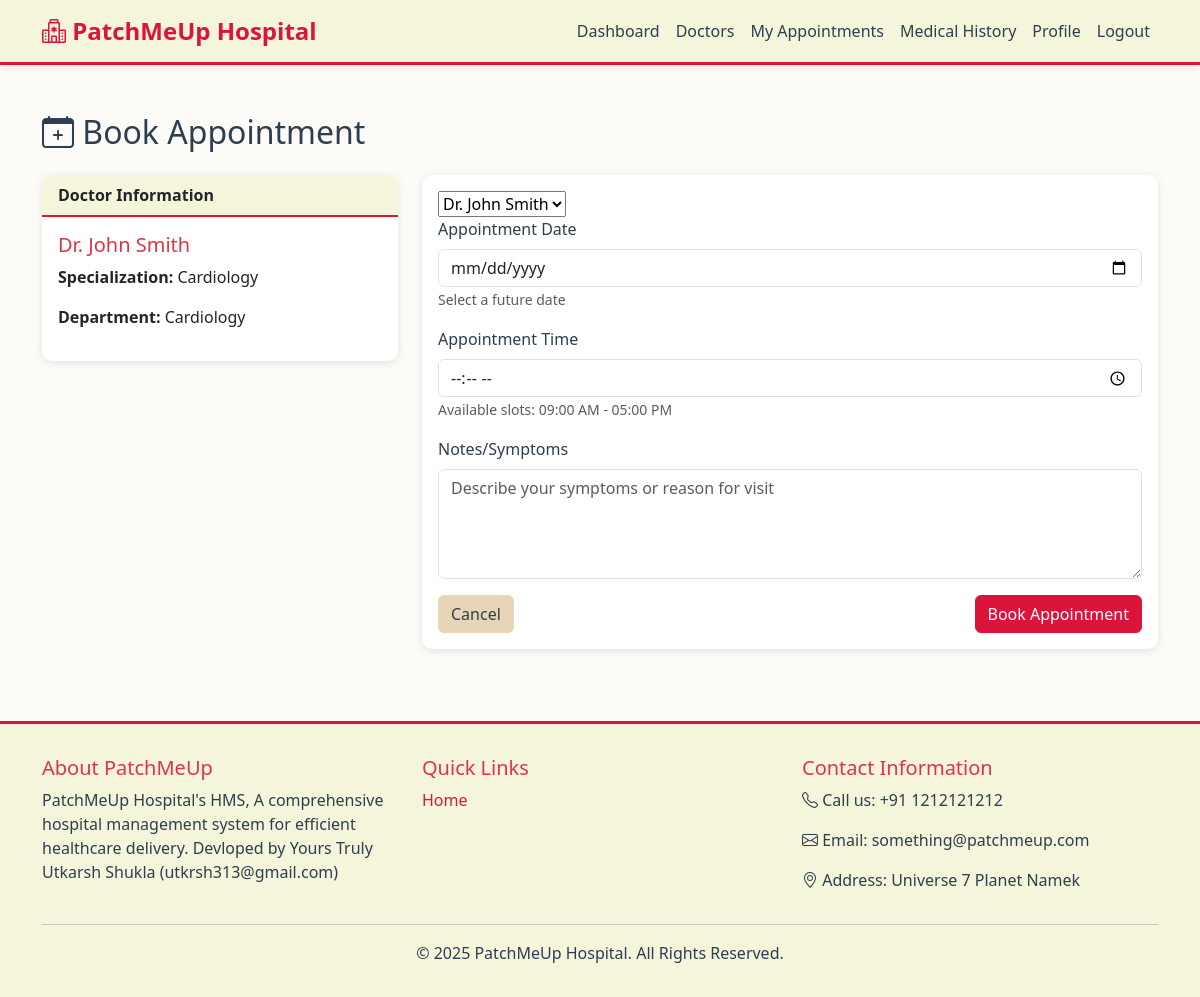
The app's page /patient/appointments/book/1 (signed in) with its own data.
### app/models/doctor.py (models this page shows, shortened)
class Doctor(db.Model):
    __tablename__ = 'doctors'
    id = db.Column(db.Integer, primary_key=True)
    user_id = db.Column(db.Integer, db.ForeignKey('users.id'), nullable=False)
    name = db.Column(db.String(100), nullable=False)
    specialization = db.Column(db.String(100), nullable=False)
    department_id = db.Column(db.Integer, db.ForeignKey('departments.id'))
    phone = db.Column(db.String(20))
    years_of_experience = db.Column(db.Integer, default=0)
    appointments = db.relationship('Appointment', backref='doctor', lazy='dynamic', cascade='all, delete-orphan')
    availability = db.relationship('Availability', backref='doctor', lazy='dynamic', cascade='all, delete-orphan')

### app/models/department.py (models this page shows, shortened)
class Department(db.Model):
    __tablename__ = 'departments'
    id = db.Column(db.Integer, primary_key=True)
    name = db.Column(db.String(100), unique=True, nullable=False)
    description = db.Column(db.Text)
    doctors = db.relationship('Doctor', backref='department', lazy='dynamic')

### app/routes/patient_appointments.py (the view, shortened to what this page needs)
@patient_appointments_bp.route('/appointments/book/<int:doctor_id>', methods=['GET', 'POST'])
@login_required
@patient_required
def book_appointment(doctor_id):
    doctor = Doctor.query.get_or_404(doctor_id)
    if not doctor.user.is_active:
        flash('This doctor is currently unavailable for appointments.', 'warning')
        return redirect(url_for('patient_dashboard.list_doctors'))
    patient = Patient.query.filter_by(user_id=current_user.id).first_or_404()
    form = AppointmentBookingForm()
    form.doctor_id.choices = [(doctor.id, doctor.name)]
    form.doctor_id.data = doctor.id
    return render_template('patient/book_appointment.html',
                         form=form, doctor=doctor, time_slots=generate_time_slots())

### app/forms/patient_forms.py
class AppointmentBookingForm(FlaskForm):
    doctor_id = SelectField('Doctor', coerce=int, validators=[DataRequired(), validate_active_doctor])
    date = DateField('Appointment Date', validators=[DataRequired(), validate_future_date])
    time = TimeField('Appointment Time', validators=[DataRequired(), validate_doctor_availability, validate_appointment_conflict])
    notes = TextAreaField('Notes/Symptoms', validators=[Optional()])
    submit = SubmitField('Book Appointment')

### app/utils/helpers.py (called while the page is built)
def generate_time_slots(start_time=time(9, 0), end_time=time(17, 0), interval_minutes=30):
    slots = []
    current = datetime.combine(date.today(), start_time)
    end_dt = datetime.combine(date.today(), end_time)
    while current < end_dt:
        slots.append(current.time())
        current += timedelta(minutes=interval_minutes)
    return slots

### app/templates/patient/book_appointment.html (shortened to what this page needs)
{% extends "base.html" %}
{% block content %}
<div class="container my-5">
    <h2 class="mb-4"><i class="bi bi-calendar-plus"></i> Book Appointment</h2>
    <div class="row">
        <div class="col-md-4 mb-4">
            <div class="card">
                <div class="card-header">Doctor Information</div>
                <div class="card-body">
                    <h5 class="text-danger">{{ doctor.name }}</h5>
                    <p><strong>Specialization:</strong> {{ doctor.specialization }}</p>
                    <p><strong>Department:</strong> {{ doctor.department.name if doctor.department else 'N/A' }}</p>
                </div>
            </div>
        </div>
        <div class="col-md-8">
            <div class="card">
                <div class="card-body">
                    <form method="POST">
                        {{ form.doctor_id(type="hidden") }}
                        <div class="mb-3">
                            {{ form.date.label(class="form-label") }}
                            {{ form.date(class="form-control" + (" is-invalid" if form.date.errors else "")) }}
                            <small class="text-muted">Select a future date</small>
                        </div>
                        <div class="mb-3">
                            {{ form.time.label(class="form-label") }}
                            {{ form.time(class="form-control" + (" is-invalid" if form.time.errors else "")) }}
                            <small class="text-muted">Available slots: 09:00 AM - 05:00 PM</small>
                        </div>
                        <div class="mb-3">
                            {{ form.notes.label(class="form-label") }}
                            {{ form.notes(class="form-control", rows=4, placeholder="Describe your symptoms or reason for visit") }}
                        </div>
                        <div class="d-flex justify-content-between">
                            <a href="{{ url_for('patient_appointments.doctor_detail', id=doctor.id) }}" class="btn btn-secondary">Cancel</a>
                            {{ form.submit(class="btn btn-primary") }}
                        </div>
                    </form>
                </div>
            </div>
        </div>
    </div>
</div>
{% endblock %}

### app/static/css/custom.css (style rules this page uses)
:root { --primary-red: #DC143C; --dark-red: #8B0000; --beige: #F5F5DC; --beige-dark: #E8D5B7; --beige-light: #FDFBF7; --text-dark: #2c3e50; --text-light: #6c757d; --shadow: 0 2px 8px rgba(0, 0, 0, 0.1); }
body { font-family: 'Segoe UI', Tahoma, Geneva, Verdana, sans-serif; background-color: var(--beige-light); color: var(--text-dark); }
.btn-primary { background-color: var(--primary-red); border-color: var(--primary-red); color: white; }
.btn-secondary { background-color: var(--beige-dark); border-color: var(--beige-dark); color: var(--text-dark); }
.card { border: none; box-shadow: var(--shadow); border-radius: 10px; margin-bottom: 1.5rem; background-color: white; }
.card-header { background-color: var(--beige); border-bottom: 2px solid var(--primary-red); font-weight: 600; border-radius: 10px 10px 0 0 !important; }
.form-label { font-weight: 500; color: var(--text-dark); }

### records on screen
Doctor: name "Dr. John Smith", specialization "Cardiology"
Department: department "Cardiology"
